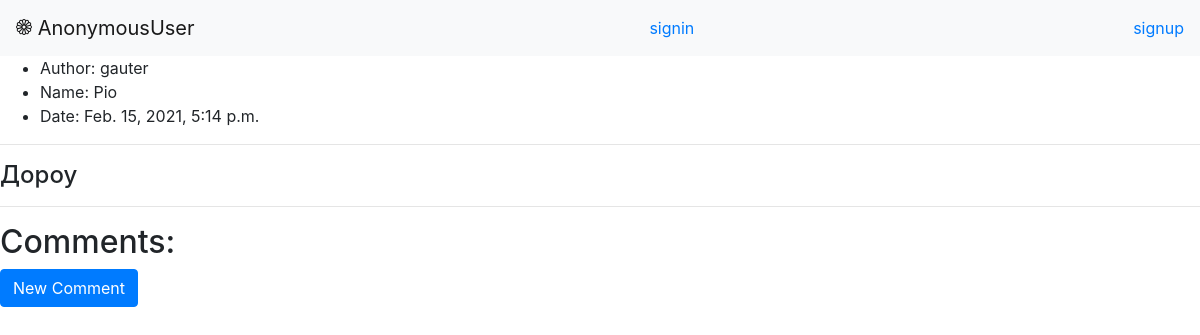
Screenshot of /site/2/ with the database file from the repository.
### page/models.py (models this page shows, shortened)
class Post(models.Model):
    author = models.ForeignKey(User, on_delete = models.CASCADE, null = True)
    name = models.CharField(max_length = 30)
    content = models.TextField()
    date = models.DateTimeField(auto_now = True)
    slug = models.SlugField(null = True, unique = True)

### page/views.py (the view, shortened to what this page needs)
# urls.py: path('<slug:slug>/', views.post, name = 'post'),
def post(request, slug):
    form = CommentForm()
    list_post = Post.objects.get(slug = slug)
    list_comment = Comment.objects.filter(post = list_post)
    data = {
        'list_post': list_post,
        'form': form,
        'list_comment': list_comment
    }
    return render(request, 'post.html', data)

### page/templates/post.html (shortened to what this page needs)
{% extends 'base.html' %} {% block content %}
<ul>
  <li>Author: {{list_post.author}}</li>
  <li>Name: {{list_post.name}}</li>
  <li>Date: {{list_post.date}}</li>
</ul>
<hr />
<h4>{{list_post.content}}</h4>
<hr />
<h2>Comments:</h2>
<button
  type="button"
  class="btn btn-primary"
  data-toggle="modal"
  data-target="#exampleModal"
  data-whatever="@mdo"
>
  New Comment
</button>
 {% endblock %}

### rows the page displays
Post: author "gauter", name "Pio", date "Feb. 15, 2021, 5:14 p.m.", content "Дороу"

### other values shown
{{ user }} "AnonymousUser"
